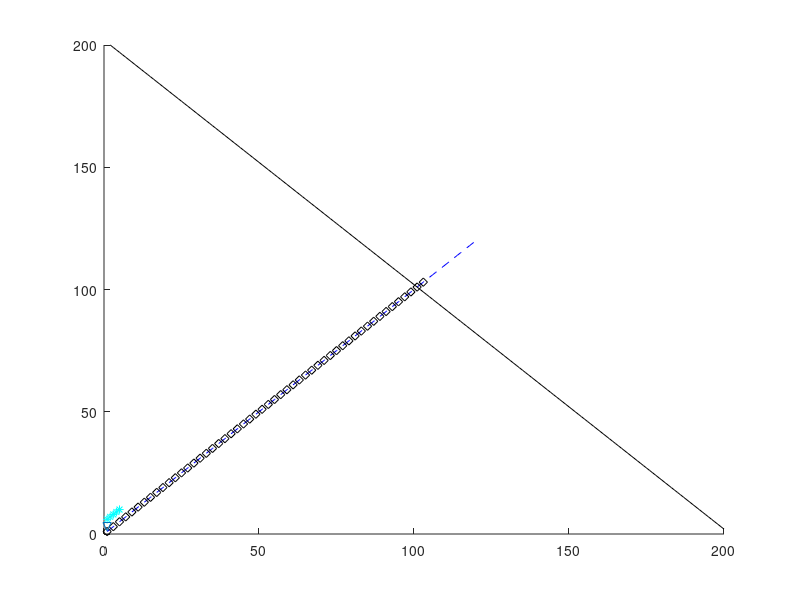

Write MATLAB code to recreate this figure.
%% One Line Pass
%
% One line, all passing
%
function fiveLinePass
    hold on;
    plot(1:120, 1:120, 'b--');
    plot(2:200, 200:-1:2, 'k-');
    plot(5:-1:1, 10:-1:6, 'c*-.');
    plot(1:2:104, 1:2:104, 'kd');
    plot(1, 3, 'v');
end